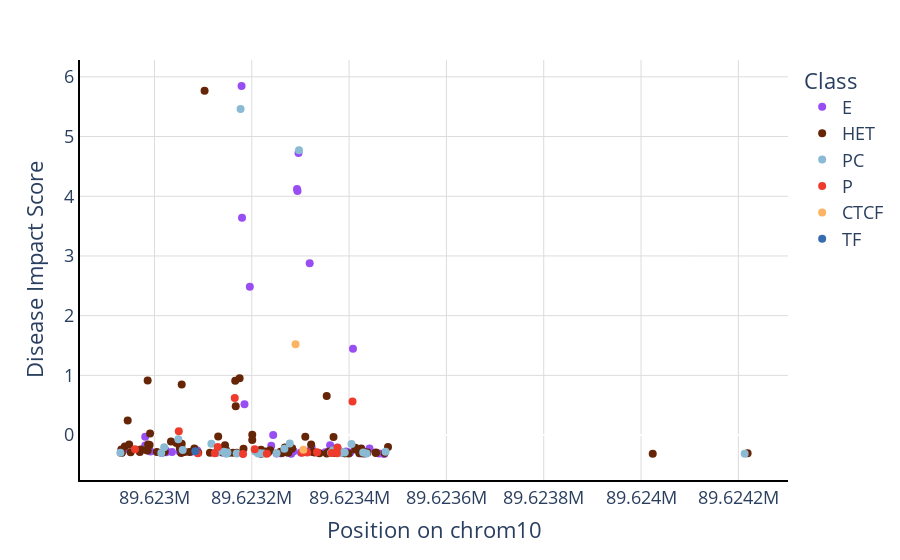

Notebook source saved alongside this figure:
### Code cell
max_scores["Position on chrom10"] = row_labels["pos"]

fig = px.scatter(max_scores, x="Position on chrom10", y="Disease Impact Score", color="Class", 
                 color_discrete_sequence = max_scores["Color"].unique(), hover_data=max_scores.columns)
viz.white_bg(fig)
fig.update_traces(marker={'size': 8})
fig.update_layout(font=dict(size=18))
fig.write_html("DIS_v_pos.html")
fig.show()

### Figure 1 — Plotly figure (JSON) as saved in the notebook; plotly's stock layout.template omitted (floating-point values rounded to 4 significant figures; data arrays with more than 128 entries replaced by an {"elided": "..."} marker saying what was removed)
{"data": [{"customdata": {"elided": "53x14 mixed values"}, "hovertemplate": "Class=%{customdata[7]}<br>Position on chrom10=%{customdata[13]}<br>Disease Impact Score=%{customdata[10]}<br>Alteration=%{customdata[0]}<br>Breast Cancer Case Alleles=%{customdata[1]}<br>Control Alleles=%{customdata[2]}<br>Classification=%{customdata[3]}<br>Max Score=%{customdata[4]}<br>Sequence Name=%{customdata[5]}<br>Sequence Index=%{customdata[6]}<br>Color=%{customdata[8]}<br>Function=%{customdata[9]}<br>Odds Ratio=%{customdata[11]}<br>Case/Control=%{customdata[12]}<extra></extra>", "legendgroup": "E", "marker": {"color": "#984ef3", "size": 8, "symbol": "circle"}, "mode": "markers", "name": "E", "orientation": "v", "showlegend": true, "type": "scatter", "x": [89623251, 89623296, 89623462, 89623076, 89623442, 89623319, 89623036, 89623052, 89622981, 89623363, 89623408, 89623395, 89623261, 89623401, 89623185, 89623387, 89623196, 89623139, 89623240, 89623136, 89623225, 89623088, 89623024, 89623351, 89622992, 89623024, 89623259, 89623015, 89623323, 89623294, 89623281, 89623402, 89623426, 89623180, 89623022, 89623376, 89623293, 89623286, 89623361, 89623360, 89623371, 89622981, 89623472, 89623179, 89623301, 89623054, 89623317, 89622936, 89623138, 89623370, 89623244, 89623322, 89623394], "xaxis": "x", "y": [-0.3104, 4.724, -0.3084, -0.2773, -0.2251, 2.879, -0.2836, -0.2771, -0.02981, -0.26, 1.445, -0.283, -0.3028, -0.3005, 0.5168, -0.2954, 2.485, -0.2931, -0.1768, -0.282, -0.2907, -0.26, -0.2681, -0.2871, -0.2737, -0.2868, -0.3042, -0.2993, -0.2035, 4.088, -0.3107, -0.2922, -0.309, 3.638, -0.2472, -0.2096, 4.124, -0.2725, -0.1719, -0.2976, -0.2989, -0.1752, -0.3155, 5.847, -0.2926, -0.2639, -0.2753, -0.2557, -0.2595, -0.2784, -0.0004021, -0.2512, -0.2745], "yaxis": "y"}, {"customdata": {"elided": "91x14 mixed values"}, "hovertemplate": "Class=%{customdata[7]}<br>Position on chrom10=%{customdata[13]}<br>Disease Impact Score=%{customdata[10]}<br>Alteration=%{customdata[0]}<br>Breast Cancer Case Alleles=%{customdata[1]}<br>Control Alleles=%{customdata[2]}<br>Classification=%{customdata[3]}<br>Max Score=%{customdata[4]}<br>Sequence Name=%{customdata[5]}<br>Sequence Index=%{customdata[6]}<br>Color=%{customdata[8]}<br>Function=%{customdata[9]}<br>Odds Ratio=%{customdata[11]}<br>Case/Control=%{customdata[12]}<extra></extra>", "legendgroup": "HET", "marker": {"color": "#662506", "size": 8, "symbol": "circle"}, "mode": "markers", "name": "HET", "orientation": "v", "showlegend": true, "type": "scatter", "x": [89623392, 89623354, 89623143, 89623268, 89622986, 89623167, 89623234, 89623140, 89623114, 89623455, 89622972, 89623152, 89623201, 89623019, 89623430, 89623169, 89623213, 89623413, 89622951, 89623183, 89623175, 89623367, 89623131, 89623238, 89623370, 89623219, 89622990, 89623082, 89623368, 89622945, 89623425, 89622969, 89623229, 89622933, 89623455, 89622939, 89623034, 89623281, 89623161, 89623421, 89622991, 89623045, 89622987, 89623275, 89623473, 89623201, 89623390, 89623325, 89623072, 89623322, 89623354, 89623283, 89622986, 89622948, 89623103, 89622931, 89623339, 89623062, 89623219, 89623148, 89623329, 89623262, 89622932, 89623145, 89623271, 89624219, 89623005, 89623090, 89623021, 89623358, 89622970, 89623370, 89623147, 89623057, 89623480, 89623413, 89623432, 89623056, 89623310, 89623365, 89623126, 89623399, 89623052, 89623055, 89623056, 89623166, 89623438, 89623259, 89622984, 89623311, 89624024], "xaxis": "x", "y": [-0.3055, -0.3083, -0.2266, -0.2101, 0.913, 0.4844, -0.2882, -0.2855, -0.2974, -0.2902, -0.2424, -0.3011, 0.006868, -0.2818, -0.2786, -0.2973, -0.2903, -0.2101, -0.2871, -0.229, 0.9513, -0.2851, -0.02583, -0.2551, -0.2456, -0.2471, -0.1669, -0.2231, -0.03051, 0.2452, -0.2265, -0.2509, -0.2768, -0.2967, -0.2986, -0.1924, -0.1057, -0.2326, -0.2971, -0.3056, 0.02548, -0.1347, -0.1588, -0.2972, -0.2994, -0.08384, -0.3055, -0.2835, -0.2822, -0.1578, 0.6541, -0.2212, -0.257, -0.1575, 5.766, -0.298, -0.3032, -0.2814, -0.3133, -0.2987, -0.2917, -0.2993, -0.2431, -0.17, -0.287, -0.3031, -0.2822, -0.2971, -0.2763, -0.2771, -0.2842, -0.3015, -0.2518, -0.2426, -0.2005, -0.2421, -0.307, 0.8475, -0.02741, -0.2615, -0.2927, -0.3097, -0.2182, -0.3018, -0.1436, 0.9102, -0.2918, -0.2798, -0.2529, -0.2824, -0.3111], "yaxis": "y"}, {"customdata": {"elided": "36x14 mixed values"}, "hovertemplate": "Class=%{customdata[7]}<br>Position on chrom10=%{customdata[13]}<br>Disease Impact Score=%{customdata[10]}<br>Alteration=%{customdata[0]}<br>Breast Cancer Case Alleles=%{customdata[1]}<br>Control Alleles=%{customdata[2]}<br>Classification=%{customdata[3]}<br>Max Score=%{customdata[4]}<br>Sequence Name=%{customdata[5]}<br>Sequence Index=%{customdata[6]}<br>Color=%{customdata[8]}<br>Function=%{customdata[9]}<br>Odds Ratio=%{customdata[11]}<br>Case/Control=%{customdata[12]}<extra></extra>", "legendgroup": "PC", "marker": {"color": "#8abad4", "size": 8, "symbol": "circle"}, "mode": "markers", "name": "PC", "orientation": "v", "showlegend": true, "type": "scatter", "x": [89623014, 89624213, 89623213, 89623148, 89623251, 89622930, 89623377, 89623217, 89623436, 89623475, 89623363, 89623146, 89623129, 89623367, 89623429, 89623144, 89623126, 89623224, 89623020, 89623383, 89623049, 89623391, 89623117, 89623169, 89623177, 89623297, 89623405, 89623267, 89623058, 89623278, 89623207, 89623150, 89623142, 89623385, 89623128, 89623377], "xaxis": "x", "y": [-0.3009, -0.3139, -0.3076, -0.3112, -0.3024, -0.2971, -0.2479, -0.3044, -0.31, -0.2797, -0.2942, -0.293, -0.2716, -0.2538, -0.2912, -0.2936, -0.3005, -0.3073, -0.2026, -0.3004, -0.06896, -0.2917, -0.1463, -0.3102, 5.463, 4.769, -0.151, -0.2303, -0.2479, -0.1398, -0.277, -0.2918, -0.2799, -0.279, -0.2949, -0.2538], "yaxis": "y"}, {"customdata": {"elided": "16x14 mixed values"}, "hovertemplate": "Class=%{customdata[7]}<br>Position on chrom10=%{customdata[13]}<br>Disease Impact Score=%{customdata[10]}<br>Alteration=%{customdata[0]}<br>Breast Cancer Case Alleles=%{customdata[1]}<br>Control Alleles=%{customdata[2]}<br>Classification=%{customdata[3]}<br>Max Score=%{customdata[4]}<br>Sequence Name=%{customdata[5]}<br>Sequence Index=%{customdata[6]}<br>Color=%{customdata[8]}<br>Function=%{customdata[9]}<br>Odds Ratio=%{customdata[11]}<br>Case/Control=%{customdata[12]}<extra></extra>", "legendgroup": "P", "marker": {"color": "#ef3b2c", "size": 8, "symbol": "circle"}, "mode": "markers", "name": "P", "orientation": "v", "showlegend": true, "type": "scatter", "x": [89623364, 89623089, 89623334, 89623182, 89623303, 89622960, 89623407, 89623231, 89623206, 89623130, 89623314, 89623375, 89623050, 89623124, 89623376, 89623165], "xaxis": "x", "y": [-0.2997, -0.3033, -0.2859, -0.3169, -0.2971, -0.2354, 0.5618, -0.314, -0.236, -0.2012, -0.2938, -0.3038, 0.0661, -0.3044, -0.2124, 0.6202], "yaxis": "y"}, {"customdata": [["c.-921G>A", 3, 1, "VUS", 11.7, "CTCF CTCF-Cohesin", 27, "CTCF", "#fdb462", "Active", -0.2451, 0.1946, "Control", 89623306], ["c.-937G>A", 1, 0, "VUS", 1.543, "CTCF CTCF-Cohesin", 27, "CTCF", "#fdb462", "Active", 1.52, 0.04985, "Control", 89623290]], "hovertemplate": "Class=%{customdata[7]}<br>Position on chrom10=%{customdata[13]}<br>Disease Impact Score=%{customdata[10]}<br>Alteration=%{customdata[0]}<br>Breast Cancer Case Alleles=%{customdata[1]}<br>Control Alleles=%{customdata[2]}<br>Classification=%{customdata[3]}<br>Max Score=%{customdata[4]}<br>Sequence Name=%{customdata[5]}<br>Sequence Index=%{customdata[6]}<br>Color=%{customdata[8]}<br>Function=%{customdata[9]}<br>Odds Ratio=%{customdata[11]}<br>Case/Control=%{customdata[12]}<extra></extra>", "legendgroup": "CTCF", "marker": {"color": "#fdb462", "size": 8, "symbol": "circle"}, "mode": "markers", "name": "CTCF", "orientation": "v", "showlegend": true, "type": "scatter", "x": [89623306, 89623290], "xaxis": "x", "y": [-0.2451, 1.52], "yaxis": "y"}, {"customdata": [["c.-1143C>A", 0, 0, "VUS", 6.261, "TF4 OTX2", 31, "TF", "#386cb0", "Active", -0.2729, 0.5483, "Equal", 89623084]], "hovertemplate": "Class=%{customdata[7]}<br>Position on chrom10=%{customdata[13]}<br>Disease Impact Score=%{customdata[10]}<br>Alteration=%{customdata[0]}<br>Breast Cancer Case Alleles=%{customdata[1]}<br>Control Alleles=%{customdata[2]}<br>Classification=%{customdata[3]}<br>Max Score=%{customdata[4]}<br>Sequence Name=%{customdata[5]}<br>Sequence Index=%{customdata[6]}<br>Color=%{customdata[8]}<br>Function=%{customdata[9]}<br>Odds Ratio=%{customdata[11]}<br>Case/Control=%{customdata[12]}<extra></extra>", "legendgroup": "TF", "marker": {"color": "#386cb0", "size": 8, "symbol": "circle"}, "mode": "markers", "name": "TF", "orientation": "v", "showlegend": true, "type": "scatter", "x": [89623084], "xaxis": "x", "y": [-0.2729], "yaxis": "y"}], "layout": {"font": {"size": 18}, "legend": {"title": {"text": "Class"}, "tracegroupgap": 0}, "margin": {"t": 60}, "paper_bgcolor": "rgba(0, 0, 0, 0)", "plot_bgcolor": "rgba(0, 0, 0, 0)", "xaxis": {"anchor": "y", "domain": [0, 1], "gridcolor": "#DCDCDC", "linecolor": "black", "linewidth": 2, "showline": true, "title": {"text": "Position on chrom10"}}, "yaxis": {"anchor": "x", "domain": [0, 1], "gridcolor": "#DCDCDC", "linecolor": "black", "linewidth": 2, "showline": true, "title": {"text": "Disease Impact Score"}}}}
